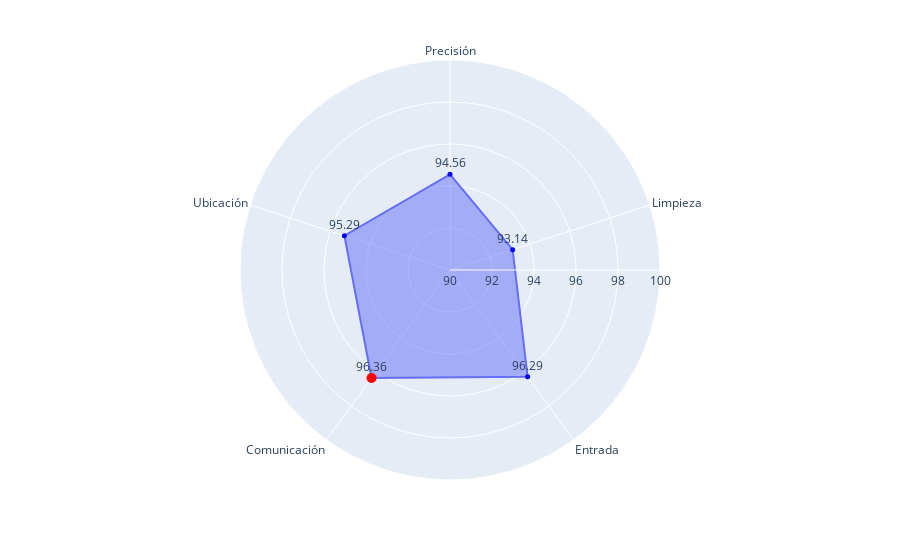

Here is the notebook cell this chart was saved with:
### Markdown cell above
Gráfica de radar para representar las puntuaciones

### Code cell
#Trazamos la gráfica de radar

fig = px.line_polar(df, r=mean_scores.values, theta=mean_scores.index, range_r=(90, 100), line_close=True)
fig.update_traces(fill='toself')

#Añadimos los valores

fig.add_trace(go.Scatterpolar(
    r=mean_scores.values,
    theta=mean_scores.index,
    mode='markers+text',
    marker=dict(color='blue', size=5, symbol='circle'),
    text=mean_scores.values.round(2),
    textposition='top center',
    name='Valores',
    showlegend=False
))

#Marcamos el valor máximo

fig.add_trace(go.Scatterpolar(
    r=[max_value],
    theta=[max_metric],
    mode='markers',
    marker=dict(color='red', size=10, symbol='circle'),
    name='Valor máximo',
    showlegend=False
))

### Figure 1 — Plotly figure (JSON) as saved in the notebook; plotly's stock layout.template omitted (floating-point values rounded to 4 significant figures)
{"data": [{"fill": "toself", "hovertemplate": "r=%{r}<br>theta=%{theta}<extra></extra>", "legendgroup": "", "line": {"color": "#636efa", "dash": "solid"}, "marker": {"symbol": "circle"}, "mode": "lines", "name": "", "r": [94.56, 93.14, 96.29, 96.36, 95.29, 94.56], "showlegend": false, "subplot": "polar", "theta": ["Precisión", "Limpieza", "Entrada", "Comunicación", "Ubicación", "Precisión"], "type": "scatterpolar"}, {"marker": {"color": "blue", "size": 5, "symbol": "circle"}, "mode": "markers+text", "name": "Valores", "r": [94.56, 93.14, 96.29, 96.36, 95.29], "showlegend": false, "text": [94.56, 93.14, 96.29, 96.36, 95.29], "textposition": "top center", "theta": ["Precisión", "Limpieza", "Entrada", "Comunicación", "Ubicación"], "type": "scatterpolar"}, {"marker": {"color": "red", "size": 10, "symbol": "circle"}, "mode": "markers", "name": "Valor máximo", "r": [96.36], "showlegend": false, "theta": ["Comunicación"], "type": "scatterpolar"}], "layout": {"legend": {"tracegroupgap": 0}, "margin": {"t": 60}, "polar": {"angularaxis": {"direction": "clockwise", "rotation": 90}, "domain": {"x": [0, 1], "y": [0, 1]}, "radialaxis": {"range": [90, 100]}}}}
